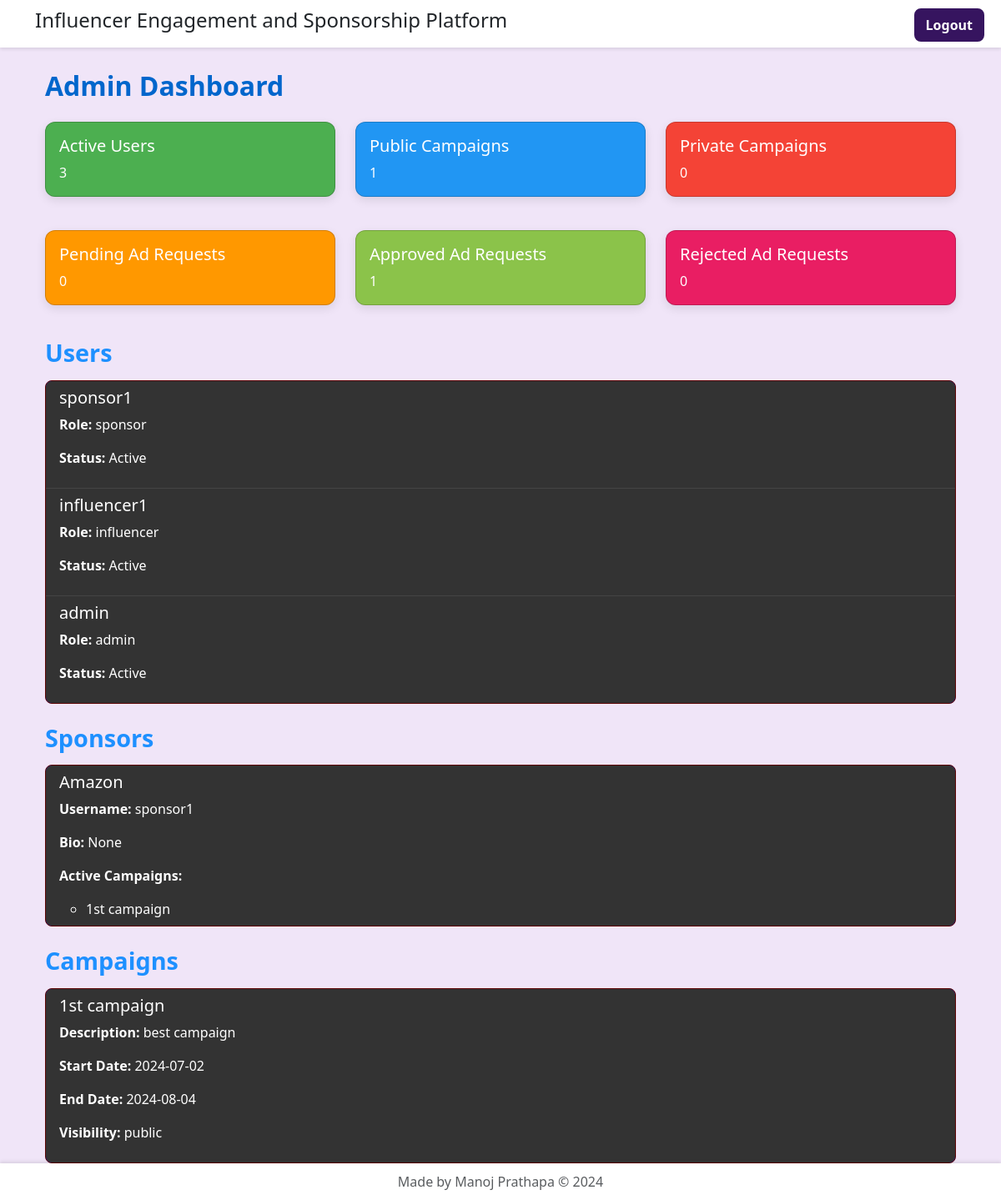
The page /admin (signed in) on the database its author committed.
### models.py (models this page shows, shortened)
class User(db.Model, UserMixin):
    user_id = db.Column(db.Integer, primary_key=True)
    username = db.Column(db.String(100), unique=True, nullable=False)
    password = db.Column(db.String(100), nullable=False)
    role = db.Column(db.String(50), nullable=False)
    bio = db.Column(db.String(255), nullable=True)
    linked_campaigns = db.relationship('Campaign', secondary='campaign_influencer', backref=db.backref('associated_influencers', lazy='dynamic'))

class Sponsor(db.Model):
    sponsor_id = db.Column(db.Integer, primary_key=True)
    user_id = db.Column(db.Integer, db.ForeignKey('user.user_id'), nullable=False)
    company = db.Column(db.String(120), nullable=True)
    sector = db.Column(db.String(120), nullable=True)
    sponsor_budget = db.Column(db.Float, nullable=True)
    company_description = db.Column(db.Text, nullable=True)  # New field for description
    user = db.relationship('User', backref=db.backref('sponsors', lazy=True))

class Campaign(db.Model):
    campaign_id = db.Column(db.Integer, primary_key=True)
    sponsor_id = db.Column(db.Integer, db.ForeignKey('sponsor.sponsor_id'))
    title = db.Column(db.String(100), nullable=False)
    campaign_description = db.Column(db.Text, nullable=False)
    start = db.Column(db.Date, nullable=False)  # Changed from DateTime to Date
    end = db.Column(db.Date, nullable=False)    # Changed from DateTime to Date
    campaign_budget = db.Column(db.Float, nullable=False)
    visibility = db.Column(db.String(50), nullable=False)
    campaign_goals = db.Column(db.Text, nullable=True)
    sponsor = db.relationship('Sponsor', backref=db.backref('campaigns_list', lazy=True))

### app.py (the view)
@app.route('/admin')
@login_required
def admin_dashboard():
    if current_user.role != 'admin':
        return redirect(url_for('index'))
    stats = {
        "active_users_count": User.query.count(),
        "public_campaigns_count": Campaign.query.filter_by(visibility='public').count(),
        "private_campaigns_count": Campaign.query.filter_by(visibility='private').count(),
        "ad_requests_pending": AdRequest.query.filter_by(request_status='Pending').count(),
        "ad_requests_approved": AdRequest.query.filter_by(request_status='Approved').count(),
        "ad_requests_rejected": AdRequest.query.filter_by(request_status='Rejected').count()
    }
    users = User.query.all()
    sponsors = Sponsor.query.all()
    campaigns = Campaign.query.all()
    sponsor_bio = {}
    for sponsor in sponsors:
        active_campaigns = Campaign.query.filter_by(sponsor_id=sponsor.sponsor_id).all()
        joined_influencers = User.query.join(CampaignInfluencer).filter(CampaignInfluencer.campaign_id.in_([camp.campaign_id for camp in active_campaigns])).all()
        bio = f"Active Campaigns: {', '.join(campaign.title for campaign in active_campaigns)}"
        bio += f" | Joined Influencers: {', '.join(influencer.username for influencer in joined_influencers)}"
        sponsor_bio[sponsor.sponsor_id] = bio
    return render_template('admin_dashboard.html', **stats, users=users, sponsors=sponsors, campaigns=campaigns, sponsor_bio=sponsor_bio)

### app.py (called while the page is built)
@login_manager.user_loader
def load_user(user_id):
    return User.query.get(user_id)

@app.before_request
def custom_middleware():
    if request.path.startswith('/admin') and current_user.role != 'admin':
        flash('Unauthorized access!', 'danger')
        return redirect(url_for('index'))

### templates/admin_dashboard.html
{% extends 'base.html' %}
{% block content %}
<div class="container mt-4">
    <h1 class="page-title mb-4">Admin Dashboard</h1>
    <div class="row">
        <div class="col-md-4 mb-3">
            <div class="card custom-dashboard-card card-active-users">
                <div class="card-body">
                    <h5 class="card-title">Active Users</h5>
                    <p class="card-text">{{ active_users_count }}</p>
                </div>
            </div>
        </div>
        <div class="col-md-4 mb-3">
            <div class="card custom-dashboard-card card-public-campaigns">
                <div class="card-body">
                    <h5 class="card-title">Public Campaigns</h5>
                    <p class="card-text">{{ public_campaigns_count }}</p>
                </div>
            </div>
        </div>
        <div class="col-md-4 mb-3">
            <div class="card custom-dashboard-card card-private-campaigns">
                <div class="card-body">
                    <h5 class="card-title">Private Campaigns</h5>
                    <p class="card-text">{{ private_campaigns_count }}</p>
                </div>
            </div>
        </div>
    </div>
    <div class="row mt-4">
        <div class="col-md-4 mb-3">
            <div class="card custom-dashboard-card card-pending-requests">
                <div class="card-body">
                    <h5 class="card-title">Pending Ad Requests</h5>
                    <p class="card-text">{{ ad_requests_pending }}</p>
                </div>
            </div>
        </div>
        <div class="col-md-4 mb-3">
            <div class="card custom-dashboard-card card-approved-requests">
                <div class="card-body">
                    <h5 class="card-title">Approved Ad Requests</h5>
                    <p class="card-text">{{ ad_requests_approved }}</p>
                </div>
            </div>
        </div>
        <div class="col-md-4 mb-3">
            <div class="card custom-dashboard-card card-rejected-requests">
                <div class="card-body">
                    <h5 class="card-title">Rejected Ad Requests</h5>
                    <p class="card-text">{{ ad_requests_rejected }}</p>
                </div>
            </div>
        </div>
    </div>
    <div class="mt-4">
        <h2 class="section-title">Users</h2>
        <ul class="list-group custom-list-group">
            {% for user in users %}
            <li class="list-group-item">
                <h5>{{ user.username }}</h5>
                <p><strong>Role:</strong> {{ user.role }}</p>
                <p><strong>Status:</strong> Active</p>
            </li>
            {% endfor %}
        </ul>
    </div>
    <div class="mt-4">
        <h2 class="section-title">Sponsors</h2>
        <ul class="list-group custom-list-group">
            {% for sponsor in sponsors %}
            <li class="list-group-item">
                <h5>{{ sponsor.company }}</h5>
                <p><strong>Username:</strong> {{ sponsor.user.username }}</p>
                <p><strong>Bio:</strong> {{ sponsor.user.bio }}</p>
                <p><strong>Active Campaigns:</strong></p>
                <ul>
                    {% for campaign in sponsor.campaigns_list %}
                    <li>{{ campaign.title }}</li>
                    {% endfor %}
                </ul>
            </li>
            {% endfor %}
        </ul>
    </div>
    <div class="mt-4">
        <h2 class="section-title">Campaigns</h2>
        <ul class="list-group custom-list-group">
            {% for campaign in campaigns %}
            <li class="list-group-item">
                <h5>{{ campaign.title }}</h5>
                <p><strong>Description:</strong> {{ campaign.campaign_description }}</p>
                <p><strong>Start Date:</strong> {{ campaign.start.strftime('%Y-%m-%d') }}</p>
                <p><strong>End Date:</strong> {{ campaign.end.strftime('%Y-%m-%d') }}</p>
                <p><strong>Visibility:</strong> {{ campaign.visibility }}</p>
            </li>
            {% endfor %}
        </ul>
    </div>
</div>
{% endblock %}

### templates/base.html (shortened to what this page needs)
<!DOCTYPE html>
<html lang="en">
<head>
    <link href="https://cdn.jsdelivr.net/npm/bootstrap@5.3.3/dist/css/bootstrap.min.css" rel="stylesheet"
 />
</head>
<body>
    <div class="header-bar">
        <div class="container d-flex justify-content-between align-items-center">
            <h1 class="h4">Influencer Engagement and Sponsorship Platform</h1>
            <div class="btn-container">
                {% if current_user.is_authenticated %}
                <a href="{{ url_for('logout') }}" class="btn custom-btn custom-btn-primary">Logout</a>
                {% else %}
                <a href="{{ url_for('login') }}" class="btn custom-btn custom-btn-info">Login</a>
                <a href="{{ url_for('register') }}" class="btn custom-btn custom-btn-primary">Sign-up</a>
                {% endif %}
            </div>
        </div>
    </div>
    <div class="container content">
        {% block content %}{% endblock %}
    </div>
    <footer class="footer">
        <div class="container">
            <span class="text-muted">Made by Manoj Prathapa &copy; 2024</span>
        </div>
    </footer>
</body>
</html>

### templates/base.html (style rules this page uses)
body { display: flex; flex-direction: column; min-height: 100vh; background-color: #f0e5f8; }
.header-bar { background-color: #ffffff; padding: 10px 0; position: fixed; top: 0; width: 100%; box-shadow: 0 2px 4px rgba(0, 0, 0, 0.1); z-index: 1000; }
.btn-container { position: absolute; top: 10px; right: 20px; }
.content { flex: 1; margin-top: 60px; }
.footer { background-color: #ffffff; padding: 10px 0; text-align: center; position: relative; bottom: 0; width: 100%; box-shadow: 0 -2px 4px rgba(0, 0, 0, 0.1); }
.page-title { color: #0066cc; font-size: 2rem; font-weight: 700; margin-bottom: 20px; }
.section-title { color: #1e90ff; font-size: 1.8rem; font-weight: 700; margin-bottom: 15px; }
.custom-btn { border-radius: 8px; font-weight: 600; transition: background-color 0.3s ease, transform 0.3s ease; border: 2px solid; }
.custom-btn-primary { background-color: #36145f; border-color: #36145f; color: #ffffff; }
.custom-list-group { background-color: #f9f9f9; border: 1px solid #ddd; border-radius: 8px; }
.list-group-item { border: none; color: #333; }
.list-group-item:not(:last-child) { border-bottom: 1px solid #ddd; }
.custom-dashboard-card { border-radius: 12px; box-shadow: 0 4px 12px rgba(0, 0, 0, 0.1); color: #fff; }
.card-active-users { background-color: #4caf50; }
.card-public-campaigns { background-color: #2196f3; }
.card-private-campaigns { background-color: #f44336; }
.card-pending-requests { background-color: #ff9800; }
.card-approved-requests { background-color: #8bc34a; }
.card-rejected-requests { background-color: #e91e63; }
.custom-list-group { background-color: #25177a; border: 1px solid #5d0606; border-radius: 8px; }
.list-group-item { border: none; color: #fff; background-color: #333; }
.list-group-item:not(:last-child) { border-bottom: 1px solid #444; }

### rows shown on the page
User: username "sponsor1", role "sponsor"
User: username "influencer1", role "influencer"
User: username "admin", role "admin"
Sponsor: company "Amazon", user.username "sponsor1", user.bio "None"
Campaign: title "1st campaign", campaign_description "best campaign", start "2024-07-02", end "2024-08-04", visibility "public"

### other values the page prints
{{ active_users_count }} "3"
{{ public_campaigns_count }} "1"
{{ private_campaigns_count }} "0"
{{ ad_requests_pending }} "0"
{{ ad_requests_approved }} "1"
{{ ad_requests_rejected }} "0"
